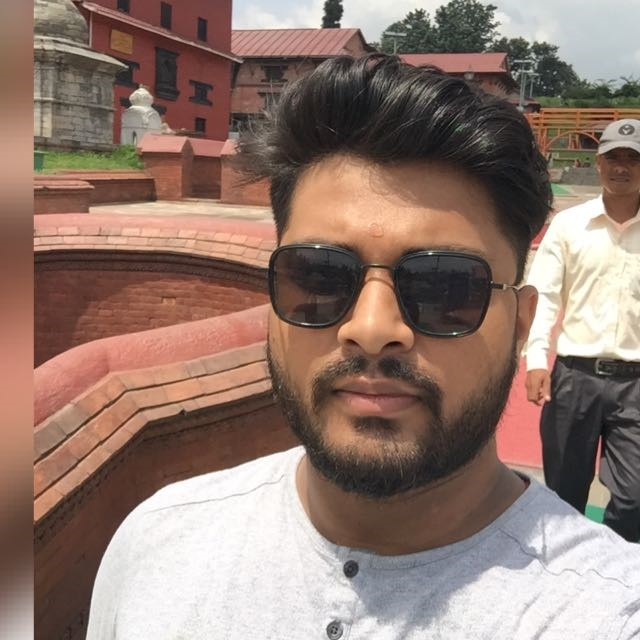
#> input picture GrabCut foreground extraction/image.jpg, 640 x 640 px
$ python 'ForeGround extraction.py'
#> lines starting #> are read from the running program, lines starting #| are printed output that depends on the picture
# -*- coding: utf-8 -*-
"""
Created on Tue Jun 30 17:42:49 2020

@author: Avinash
"""
import cv2
import numpy as np
import matplotlib.pyplot as plt

img =cv2.imread("image.jpg")
#> img is the input picture: shape (640, 640, 3); mean B, G, R 112, 122.1, 145.3
mask = np.zeros(img.shape[:2], np.uint8)

bg_model = np.zeros((1,65), np.float64)
fg_model = np.zeros((1,65), np.float64)

rect = (50,50,600,600)
cv2.grabCut(img, mask, rect, bg_model, fg_model, 5, cv2.GC_INIT_WITH_RECT)


mask2 = np.where((mask==2)|(mask==0),0,1).astype('uint8')
img = img*mask2[:,:,np.newaxis]
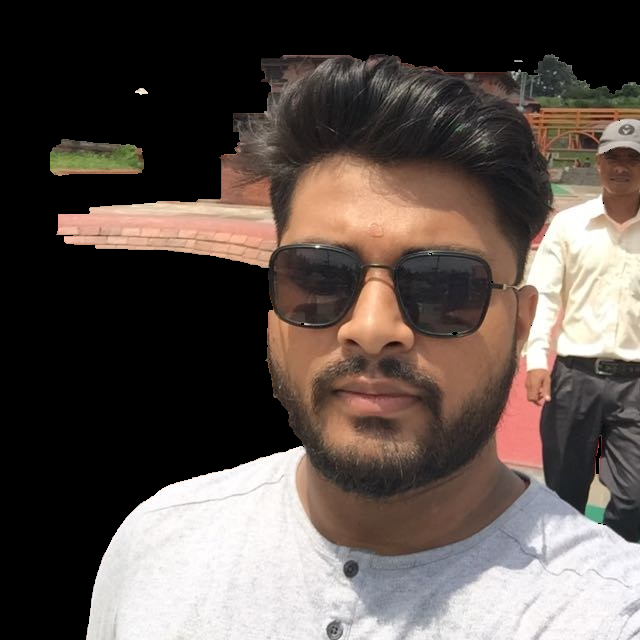
#> img: shape (640, 640, 3); mean B, G, R 76.3, 81.8, 92.4

plt.imshow(img),plt.colorbar(),plt.show()
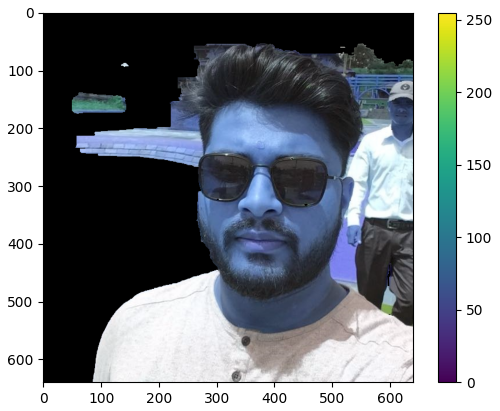
#> figure drawn by matplotlib, 2 panels; B, G, R data is drawn as R, G, B
